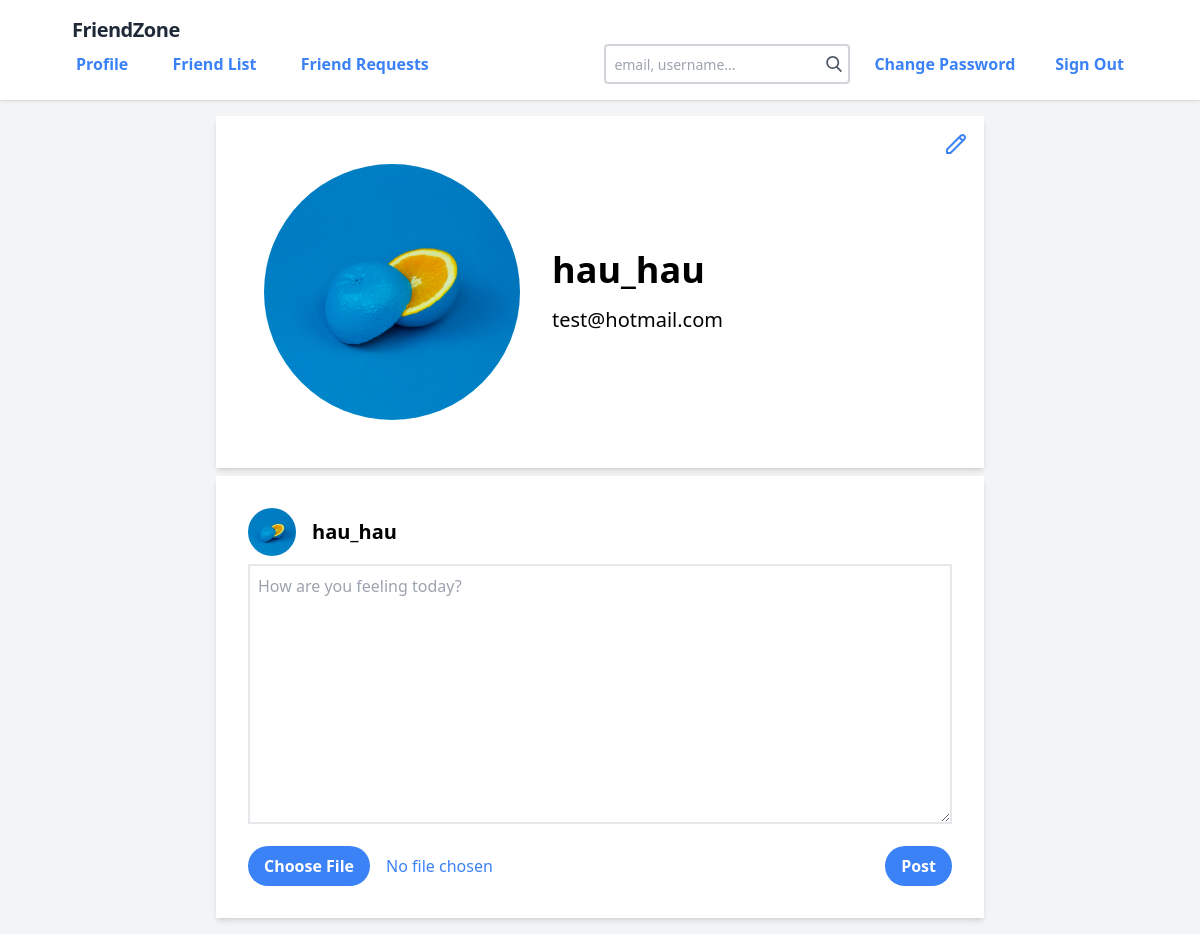
/user/hau_hau/ (signed in), run on the app's committed database.
### social_media/models.py (models this page shows)
class AppUser(AbstractUser):
    email = models.EmailField(
        max_length=256, null=False, blank=False, unique=True)
    profile_image = models.ImageField(max_length=256, null=True, blank=True,
                                      upload_to=get_profile_image_path, storage=OverwriteFileStorage(), default=DEFAULT_PROFILE_IMAGE_PATH)
    USERNAME_FIELD = 'email'
    REQUIRED_FIELDS = ['username']
    objects = AppUserManager()

### social_media/views.py (the view)
# urls.py: path('user/<str:username>/', profile, name='profile'),
@never_cache
def profile(request, username):
    requested_user = None
    try:
        requested_user = AppUser.objects.get(username=username)
    except AppUser.DoesNotExist:
        raise Http404
    context = {}
    context['id'] = requested_user.pk
    context['username'] = requested_user.username
    context['email'] = requested_user.email
    context['profile_image_url'] = requested_user.profile_image.url
    context['is_own_profile'] = False
    context['is_authenticated'] = False
    app_user = request.user
    if app_user.is_authenticated:
        context['is_authenticated'] = True
        context['is_own_profile'] = app_user.pk == requested_user.pk
        try:
            relationship = None
            if app_user.pk < requested_user.pk:
                relationship = UserRelationship.objects.get(
                    user1=app_user.pk, user2=requested_user.pk)
                context['relation_type'] = 'sender' if relationship.relation_type == 'pending_user1_user2' else 'receiver'
            else:
                relationship = UserRelationship.objects.get(
                    user1=requested_user.pk, user2=app_user.pk)
                context['relation_type'] = 'sender' if relationship.relation_type == 'pending_user2_user1' else 'receiver'
            context['is_friend'] = relationship.relation_type == 'friends'
            if context['is_friend']:
                context['relation_type'] = 'friends'
        except UserRelationship.DoesNotExist:
            context['is_friend'] = False
            context['relation_type'] = 'not_friend'
    return render(request, 'social_media/profile.html', context)

### social_media/templates/social_media/profile.html (shortened to what this page needs)
{% extends 'social_media/base.html' %}
{% block content %}
    <div class="relative">
        <div class="flex flex-wrap items-center border-solid shadow-md p-8 bg-white my-2">
            <div class="w-32 h-32 sm:w-72 sm:h-72 p-4">
                <img class="avatar-big" src="{{ profile_image_url }}" alt="profile picture">
            </div>
            <div>
                <p class="font-bold text-4xl py-2 px-4">{{ username }}</p>
                <p class="text-xl py-2 px-4">{{ email }}</p>
            </div>
        </div>
            {% if is_authenticated and is_own_profile %}
                    <a href="{% url 'profile_update' %}" class="absolute top-4 right-4">
                    </a>
            {% endif %}
    </div>
    {% if is_authenticated %}
        {% if not is_own_profile %}
        <div id="relationship-action-{{ id }}" class=" sm:flex items-center justify-between border-solid shadow-md px-8 py-5 bg-white my-2">
            {% if is_friend %}
                <p class="text-lg">This user is your friend.</p>
                <button class="button" onclick="removeFriend('{{ id }}')">Remove friend</button>
            {% else %}
                {% if relation_type == 'not_friend' %}
                    <p class="text-lg">This user is not your friend. Send him/her a friend request?</p>
                    <button class="button" onclick="sendFriendRequest('{{ id }}')">Send friend request</button>
                {% elif relation_type == 'sender' %}
                    <p class="text-lg">You have sent him/her a friend request.</p>
                    <button class="button" onclick="cancelFriendRequest('{{ id }}')">Cancel friend request</button>
                {% elif relation_type == 'receiver' %}
                    <p class="text-lg">This user has sent you a friend request.</p>
                    <div>
                        <button  class="button" onclick="acceptFriendRequest('{{ id }}')">Accept</button>
                        <button  class="button" onclick="declineFriendRequest('{{ id }}')">Decline</button>
                    </div>
                {% endif %}
            {% endif %}
        </div>
        {% else %}
            <div class="border-solid shadow-md p-8 bg-white">
                <div class="flex items-center mb-2">
                    <img class="avatar" src="{{ user.profile_image.url }}" alt="profile image">
                    <p class="text-xl font-semibold">{{ user.username }}</p>
                </div>
                <textarea class="border-2 w-full focus:outline-none p-2" name="text" id="id_text" cols="30" rows="10" maxlength="500" placeholder="How are you feeling today?"></textarea>
                <div id="post-errors-div" class="form-error-text py-2"></div>
                <div id="image-div" class="sm:flex justify-between">
                    <input type="file" name="image" accept="image/*" id="id_image" class="
                    text-blue-500
                    file:mr-4 file:py-2 file:px-4
                    file:rounded-full file:border-0
                    file:text-md file:font-semibold
                    file:bg-blue-500 file:text-white
                    hover:file:bg-blue-700
                    "/>
                    <button id="post-button" class="button" onclick="create_post()">Post</button>
                </div>
            </div>
        {% endif %}
    {% endif %}
{% endblock %}

### social_media/templates/social_media/base.html (style rules this page uses)
.form-error-text { @apply text-red-500 text-xs italic; }
.avatar { @apply mr-4 rounded-full w-12 h-12 object-cover; }
.avatar-big { @apply rounded-full w-full h-full object-cover; }
.button { @apply mt-2 sm:mt-0 py-2 px-4 rounded-full border-0 font-semibold bg-blue-500 text-white hover:bg-blue-700; }

### data on the page
AppUser: username "hau_hau", email "test@hotmail.com", profile_image (picture)
